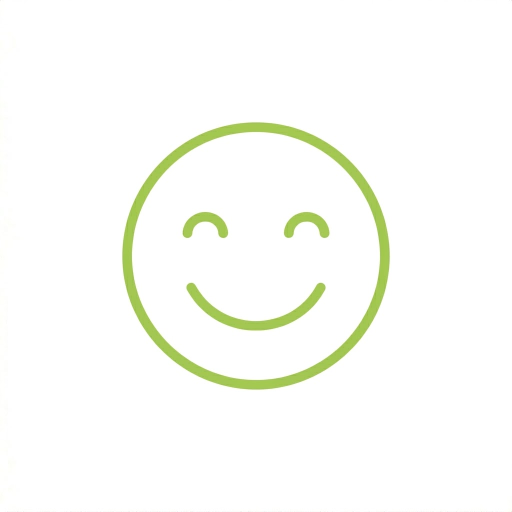
#> input picture images/images-финал/довольный клиент.jpg, 1024 x 1024 px (shown at 1/2 size)
$ python optimize-hero-images.py
#> lines starting #> are read from the running program, lines starting #| are printed output that depends on the picture
# Оптимизация hero-картинок: пережимает исходники в WebP + JPG
# в нескольких размерах под srcset. Имена файлов — латиница со слагом.
#
# Запуск: python _scripts/optimize-hero-images.py

import os
import sys
from pathlib import Path
from PIL import Image

PROJECT = Path(__file__).resolve().parents[1]
SRC_DIR = PROJECT / "images" / "images-финал"
OUT_DIR = PROJECT / "images" / "hero"

# Карта: исходный файл → целевой слаг, + список размеров (ширина в px)
# stat-иконки показываются ~60px → нужны 128 (1x) и 256 (2x retina)
# специалист-герой показывается до ~560px высоты → нужны 400, 800, 1200
JOBS = [
    ("довольный клиент.jpg",  "stat-clients",     [128, 256]),
    ("опыт.jpg",              "stat-experience",  [128, 256]),
    ("быстрый ответ.jpg",     "stat-fast",        [128, 256]),
    ("гарантия365.jpg",       "stat-guarantee",   [128, 256]),
    ("специалист-герой.jpg",  "specialist",       [400, 800, 1200]),
]

WEBP_QUALITY = 82   # WebP lossy, баланс качество/размер
JPG_QUALITY  = 82   # JPEG fallback


def process(src: Path, slug: str, widths: list[int]) -> list[tuple[str, int]]:
#> called with slug = 'stat-clients'
    results = []
    with Image.open(src) as img:
#> img is the input picture: PIL image 1024x1024 RGB; mean R, G, B 251.2, 252.6, 247.9
        img = img.convert("RGB")
        orig_w, orig_h = img.size
#> orig_w = 1024; orig_h = 1024
        for w in widths:
            if w >= orig_w:
                # исходник уже меньше — не апскейлим
                resized = img
                actual_w = orig_w
            else:
                ratio = w / orig_w
                new_h = round(orig_h * ratio)
                resized = img.resize((w, new_h), Image.LANCZOS)
                actual_w = w

            for fmt, ext, quality in (("WEBP", "webp", WEBP_QUALITY), ("JPEG", "jpg", JPG_QUALITY)):
                out = OUT_DIR / f"{slug}-{actual_w}.{ext}"
                save_kwargs = {"quality": quality, "optimize": True}
                if fmt == "WEBP":
                    save_kwargs["method"] = 6  # максимальное сжатие
                resized.save(out, fmt, **save_kwargs)
                size = out.stat().st_size
                results.append((out.name, size))
#> this loop made 2 passes
#> pass 1, in process, `resized = img.resize((w, new_h), Image.LANCZOS)`:
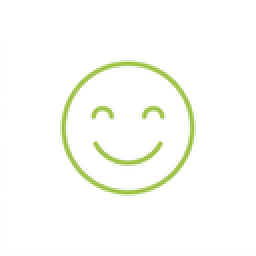
#> resized: PIL image 128x128 RGB (shown 2 times larger); mean R, G, B 251.1, 252.6, 247.6
#> pass 2, in process, `resized = img.resize((w, new_h), Image.LANCZOS)`:
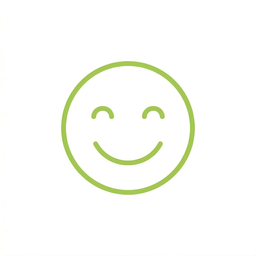
#> resized: PIL image 256x256 RGB; mean R, G, B 251.2, 252.6, 247.8
#> after the loop, results = [('stat-clients-128.webp', 910), ('stat-clients-128.jpg', 1844), ('stat-clients-256.webp', 2134), ('stat-clients-256.jpg', 4109)]
    return results


def main():
    if not SRC_DIR.exists():
        print(f"[!] Нет исходной папки: {SRC_DIR}")
        sys.exit(1)
    OUT_DIR.mkdir(parents=True, exist_ok=True)

    total_before = 0
    total_after = 0
    for src_name, slug, widths in JOBS:
        src = SRC_DIR / src_name
        if not src.exists():
            print(f"[!] Пропущено (не найдено): {src_name}")
            continue
        before = src.stat().st_size
        total_before += before
        print(f"\n[{slug}] {src_name} — {before/1024:.0f} КБ")
        for name, size in process(src, slug, widths):
            total_after += size
#> total_after = 910
            print(f"  → {name}: {size/1024:.1f} КБ")
#> pass 2 of the loop in main, `for src_name, slug, widths in JOBS:`:
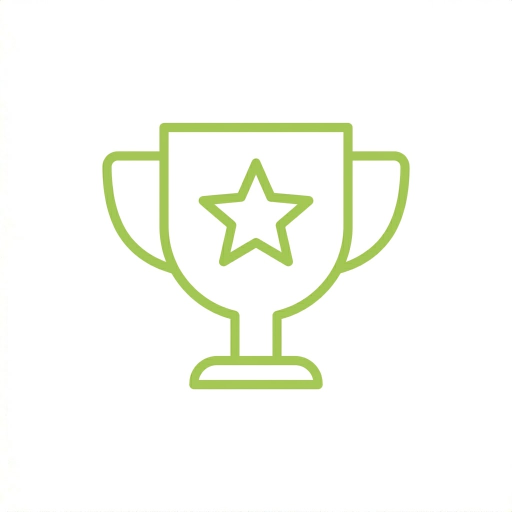
#> input picture images/images-финал/опыт.jpg, 1024 x 1024 px (shown at 1/2 size)
#> in process, img is the input picture: PIL image 1024x1024 RGB; mean R, G, B 249.4, 251.5, 244.6
#> the loop in process (call 2), `for w in widths:` made 2 passes
#> pass 1, in process (call 2), `resized = img.resize((w, new_h), Image.LANCZOS)`:
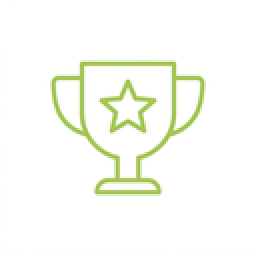
#> resized: PIL image 128x128 RGB (shown 2 times larger); mean R, G, B 249.3, 251.4, 244.3
#> pass 2, in process (call 2), `resized = img.resize((w, new_h), Image.LANCZOS)`:
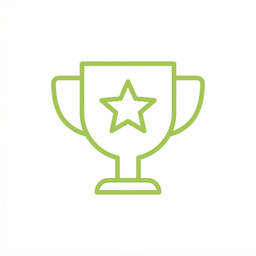
#> resized: PIL image 256x256 RGB; mean R, G, B 249.4, 251.4, 244.5
#> after the loop in process (call 2), `for w in widths:`: results = [('stat-experience-128.webp', 1056), ('stat-experience-128.jpg', 1927), ('stat-experience-256.webp', 2200), ('stat-experience-256.jpg', 4527)]
#> pass 3 of the loop in main, `for src_name, slug, widths in JOBS:`:
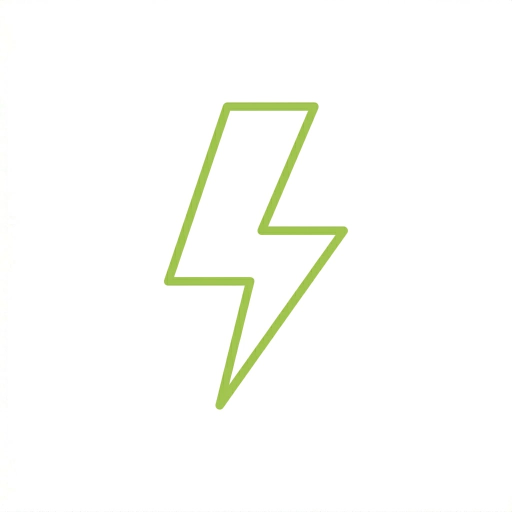
#> input picture images/images-финал/быстрый ответ.jpg, 1024 x 1024 px (shown at 1/2 size)
#> in process, img is the input picture: PIL image 1024x1024 RGB; mean R, G, B 252.2, 253.2, 249.8
#> the loop in process (call 3), `for w in widths:` made 2 passes
#> pass 1, in process (call 3), `resized = img.resize((w, new_h), Image.LANCZOS)`:
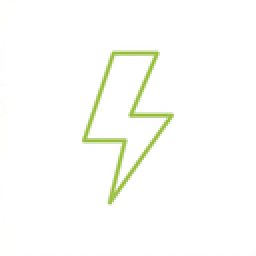
#> resized: PIL image 128x128 RGB (shown 2 times larger); mean R, G, B 252.1, 253.1, 249.6
#> pass 2, in process (call 3), `resized = img.resize((w, new_h), Image.LANCZOS)`:
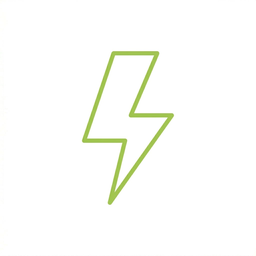
#> resized: PIL image 256x256 RGB; mean R, G, B 252.2, 253.2, 249.8
#> after the loop in process (call 3), `for w in widths:`: results = [('stat-fast-128.webp', 662), ('stat-fast-128.jpg', 1268), ('stat-fast-256.webp', 1512), ('stat-fast-256.jpg', 2827)]
#> the loop made 5 passes; the first 3 are shown

    print("\n" + "=" * 50)
    print(f"Исходники:    {total_before/1024:.0f} КБ")
    print(f"Оптимизация:  {total_after/1024:.0f} КБ")
    if total_before > 0:
        print(f"Экономия:     {(1 - total_after/total_before)*100:.1f}%")


if __name__ == "__main__":
    main()
